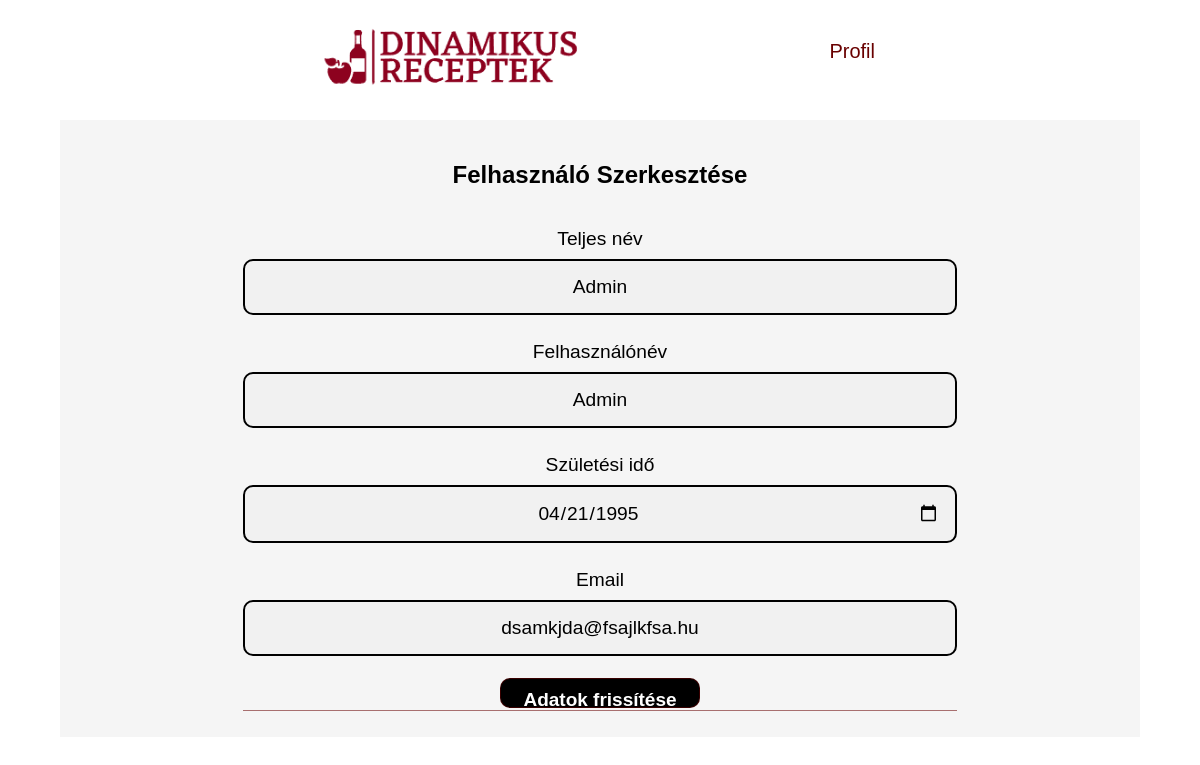
The page /edit.php?id=1 on the database its author committed.
### tables this page shows
CREATE TABLE `users` (
  `id` int(11) NOT NULL,
  `username` varchar(100) NOT NULL,
  `teljes_nev` varchar(25) NOT NULL,
  `pw` varchar(100) NOT NULL,
  `szul_ido` date NOT NULL,
  `created_at` datetime NOT NULL DEFAULT current_timestamp(),
  `email` varchar(30) NOT NULL
);

### edit.php (the view, shortened to what this page needs)
<?php
require 'db.php';
$id = $_GET['id'];
$sql = 'SELECT * FROM users WHERE id=:id';
$statement = $conn->prepare($sql);
$statement->execute([':id' => $id ]);
$person = $statement->fetch(PDO::FETCH_OBJ);
 ?>
<?php $cim="Szerkesztés"; include 'header.php'; ?>
<div class="container">
  <div class="card mt-5">
    <div class="card-header">
      <h2>Felhasználó Szerkesztése</h2>
    </div>
    <div class="card-body">
      <form method="post">
        <div class="form-group edit">
          <label for="name">Teljes név</label>
          <input value="<?= $person->teljes_nev; ?>" type="text" name="name" id="name" class="form-control">
        </div>
        <div class="form-group">
          <label for="Felhasznalonev">Felhasználónév</label>
          <input type="name" value="<?= $person->username; ?>" name="username" id="email" class="form-control">
        </div>
        <div class="form-group">
          <label for="szul_ido">Születési idő</label>
          <input type="date" value="<?= $person->szul_ido; ?>" name="szul_ido" id="szul_ido" class="form-control">
        </div>
        <div class="form-group">
          <label for="email">Email</label>
          <input type="email" value="<?= $person->email; ?>" name="email" id="email" class="form-control">
        </div>
        <div class="form-group">
          <button type="submit" class="btn btn-info">Adatok frissítése</button>
        </div>
      </form>
    </div>
  </div>
</div>
<?php require 'footer.php'; ?>

### css/header.css (style rules this page uses)
* { padding: 0; margin: 0; }
body { min-width: 300px; }

### css/szurok.css (style rules this page uses)
* { font-family: 'Gentium Book Basic', sans-serif; }
button { width: 100px; height: 30px; }
button { border: 1px rgba(105, 0, 0, 0.545) solid; border-radius: 5px; background-color:rgba(239, 155, 155, 0.524); font-size: 1.2em; }
form { margin: 10px; border-bottom: 1px rgba(105, 0, 0, 0.545) solid; }
form label { font-size: 1.2em; line-height: 30px; }

### css/styles.css (style rules this page uses)
body { font-family: Arial, Helvetica, sans-serif; }
* { box-sizing: border-box; margin: 0; padding: 0; }
.container { width: 90%; margin: auto; padding: 16px; background-color: whitesmoke; display: flex; justify-content: center; }
input[type=text], input[type=password],input[type=email],input[type=name],input[type=date] { width: 100%; padding: 15px; margin: 5px 0 22px 0; display: inline-block; border: 2px solid black; border-radius: 10px; background: #f1f1f1; }
.form-control { text-align: center; font-size: 1.2em; }
.btn-info { font-weight: 600; color: #fff; background-color: #000000; font-size: 19px; padding: 10px; border-color: 1px solid #000000; border-radius: 10px; transition: 0.3s; width: 200px; }
.card-header { padding-bottom: 25px; padding-top: 25px; }
.card { width: 70%; text-align: center; }

### rows shown on the page
users: name "Admin", username "Admin", szul_ido "04/21/1995", email "dsamkjda@fsajlkfsa.hu"
